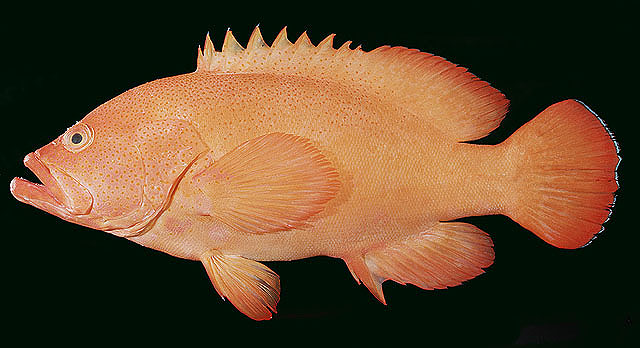
#> input picture Assignment 1 - Files and Images/randalls_fish/Cephalopholis aurantia_Ceaur_u3.jpg, 640 x 348 px, found by its file name; its folder holds only this picture in this run
$ jupyter execute 'Assignment 1 - Files and Images.ipynb'
#> lines starting #> are read from the running program, lines starting #| are printed output that depends on the picture
# Assignment 1 - Files and Images
Goals:
1. Learn how to list, load and iterate over files and directories in any filesystem
2. Understand how images are represented in python and perform basic image manipulations

[cell 1]
# load required libraries
import cv2
import os
import numpy as np
import matplotlib.pyplot as plt

This exercise is meant to help you play around with images and files, if you haven't started already. If this is feeling too basic, you can just skip ahead to the next part.

We'll use the OpenCV library here (`cv2`), but there're other popular image processing libraries out there (e.g., PILLOW or skimage).

Other libraries we'll be using are `os` to interact with files in our computer and `matplotlib` for visualization.

[cell 2]
# We want to list all of the files in a directory, so we use the function os.listdir() to get a list of all the files in the directory.
image_dir = './randalls_fish'
files = os.listdir(image_dir)
print(files)
# We can see that this list includes both images and .csv files. We only want to work with the images, so we need to filter out the .csv files.
image_files = [f for f in files if f.endswith('.jpg')] # this syntax is called a list comprehension, it's a way to filter a list on the fly
print(image_files)
print(len(files),len(image_files))

[cell 3]
# Now that we have a list of image files, we can load them using OpenCV. We'll load the first image in the list to start.
img = cv2.imread(image_files[0]) # load the image file
#> img is the input picture: shape (348, 640, 3); mean B, G, R 44.9, 71.5, 97.4
print(img.shape) # print the image dimensions
#| (348, 640, 3)

[cell 4]
# What happens when you run the code chuck above?
# Two things, first, OpenCV did not find the image file so it displayed a warning message and returned None. Second, our code crashed because a None object does not have a shape attribute.
# To understand the first issue, we need to know that the code will look for the file in the current working directory, which is generally the directory where the script is located.
# In our case, the image files are in a subdirectory called randalls_fish, so OpenCV did not find the file.
# To solve this we need to provide the full path to the image file. We can do this by joining the directory name with the file name using the function os.path.join().

img = cv2.imread(os.path.join(image_dir, image_files[0])) # load the image file
print(img.shape) # print the image dimensions (height, width, color channels)
#| (348, 640, 3)

#  Side note: Windows file system uses backslashes to separate directories, which are tricky with python, while linux and macOS use forward slashes.
# To make the code work on all systems, we use os.path.join() to join the directory and file names

Your turn:
Use list comprehension to generate a list of full paths to the image files, fill the code in the chunk below.

[cell 5]
###
image_files = [] # your code here

[cell 6]
# We can see our image is a 3D array, with the first two dimensions representing the height and width of the image, and the third dimension representing the color channels - Red Green and Blue (RGB).
print(img[:,:,0])
#> (printed output is left out)
# each color channel is a 2D array, representing the intensity of that color at each pixel in the image.
print('Array shape is', img[:,:,0].shape)
#| Array shape is (348, 640)

[cell 7]
# if we want to see the image, we can use the matplotlib library
# let's take a look at the image we loaded
plt.imshow(img)

[cell 8]
# this fish looks odd, if you look at the image in your file browser you'll see this grouper is actually red
# this is because OpenCV reads images in BGR format, while most other image viewers use RGB format
# we can convert the image to RGB format using the cv2.cvtColor() function OR we just change the channel order ourselves
img_rgb = img[:,:,::-1] # reverse the channel order
plt.imshow(img_rgb)
# Another way using the cv2.cvtColor() function:
# img_rgb = cv2.cvtColor(img, cv2.COLOR_BGR2RGB)
# plt.imshow(img_rgb)

Now let's try some basic image manipulations (which we call image transformations) using OpenCV, we'll encounter these down the line, particularly in the Augmentations lecture.

[cell 9]
# Resizing, this is a common operation done before feeding images to a Deep Learning model
resized_img = cv2.resize(img_rgb, (224, 224)) # resize the image to 256x256 pixels
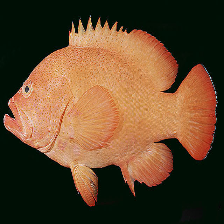
#> resized_img: shape (224, 224, 3); mean R, G, B 97.3, 71.4, 44.8
plt.imshow(resized_img)
print(resized_img.shape)
#| (224, 224, 3)
# The image is now 224x224 pixels, but the image looks odd since we didn't preserve the aspect ratio.

[cell 10]
# Cropping
cropped_img = img_rgb[16:240, 16:240,:] # crop the image to 224x224 pixels
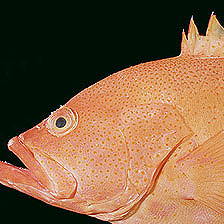
#> cropped_img: shape (224, 224, 3); mean R, G, B 129.3, 96.4, 66.6
plt.imshow(cropped_img)
print(cropped_img.shape)
#| (224, 224, 3)

[cell 11]
# Rotating
rotated_img = cv2.rotate(img_rgb, cv2.ROTATE_90_CLOCKWISE) # rotate the image 90 degrees clockwise
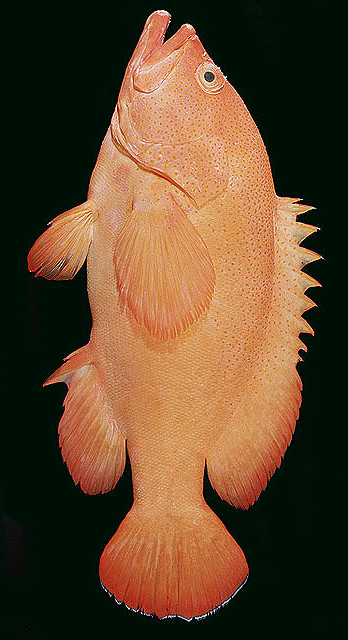
#> rotated_img: shape (640, 348, 3); mean R, G, B 97.4, 71.5, 44.9
plt.imshow(rotated_img)

[cell 12]
# Rotating vs. flipping
fig = plt.figure(figsize=(15, 5))

plt.subplot(1, 3, 1)
plt.imshow(img_rgb)
plt.title('Original Image')
plt.subplot(1, 3, 2)
rotated_img = cv2.rotate(img_rgb, cv2.ROTATE_180)
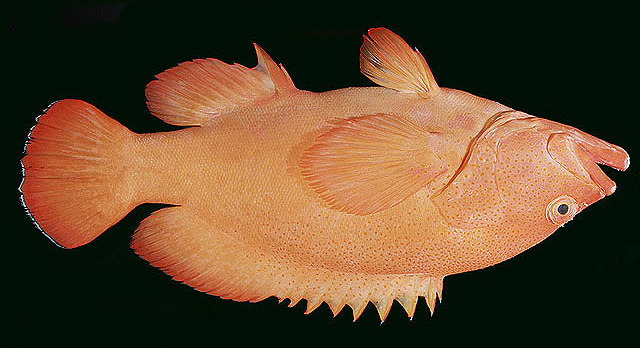
#> rotated_img: shape (348, 640, 3); mean R, G, B 97.4, 71.5, 44.9
plt.imshow(rotated_img)
plt.title('Rotated Image')
plt.subplot(1, 3, 3)
flipped_img = cv2.flip(img_rgb, 1) # flip the image horizontally
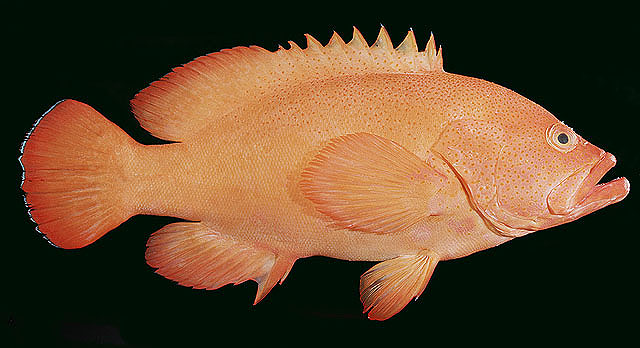
#> flipped_img: shape (348, 640, 3); mean R, G, B 97.4, 71.5, 44.9
plt.imshow(flipped_img)
plt.title('Flipped Image')
# get rid of the numbered axes:
for i in range(3):
    fig.axes[i].axis('off')

$ run again, on Assignment 1 - Files and Images/randalls_fish/Oxycheilinus bimaculatus_Oxbim_u7.jpg
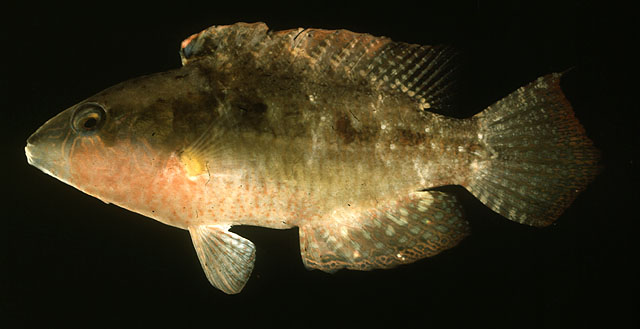
#> input picture Assignment 1 - Files and Images/randalls_fish/Oxycheilinus bimaculatus_Oxbim_u7.jpg, 640 x 329 px, found by its file name
#> img is the input picture: shape (329, 640, 3); mean B, G, R 28.1, 50.2, 57.7
#| (329, 640, 3)
#| (329, 640, 3)
#> (printed output is left out)
#| Array shape is (329, 640)
#| (224, 224, 3)
#> `cropped_img = img_rgb[16:240, 16:240,:]`:
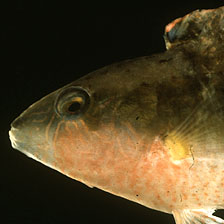
#> cropped_img: shape (224, 224, 3); mean R, G, B 81.5, 66.5, 37.8
#| (224, 224, 3)
#> `flipped_img = cv2.flip(img_rgb, 1)`:
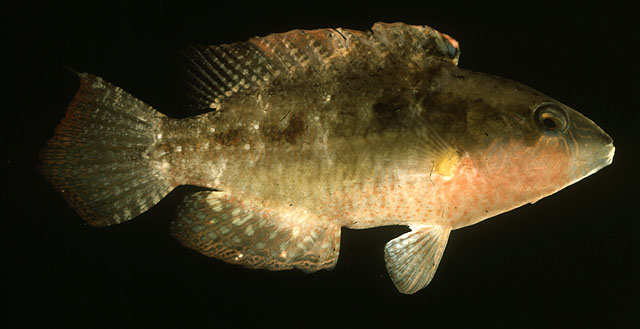
#> flipped_img: shape (329, 640, 3); mean R, G, B 57.7, 50.2, 28.1

$ run again, on Assignment 1 - Files and Images/randalls_fish/Oxycheilinus digramma_Oxdig_u4.jpg
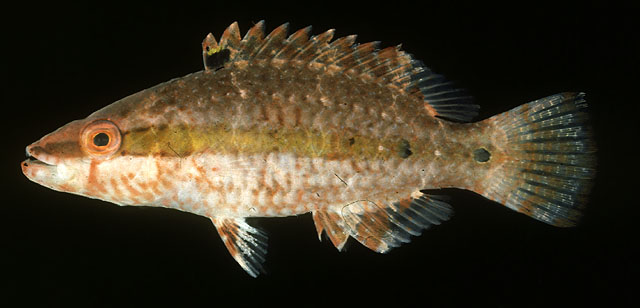
#> input picture Assignment 1 - Files and Images/randalls_fish/Oxycheilinus digramma_Oxdig_u4.jpg, 640 x 308 px, found by its file name
#> img is the input picture: shape (308, 640, 3); mean B, G, R 33.6, 50.2, 58.4
#| (308, 640, 3)
#| (308, 640, 3)
#> (printed output is left out)
#| Array shape is (308, 640)
#| (224, 224, 3)
#> `cropped_img = img_rgb[16:240, 16:240,:]`:
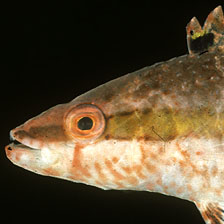
#> cropped_img: shape (224, 224, 3); mean R, G, B 89, 73.9, 50.2
#| (224, 224, 3)
#> `flipped_img = cv2.flip(img_rgb, 1)`:
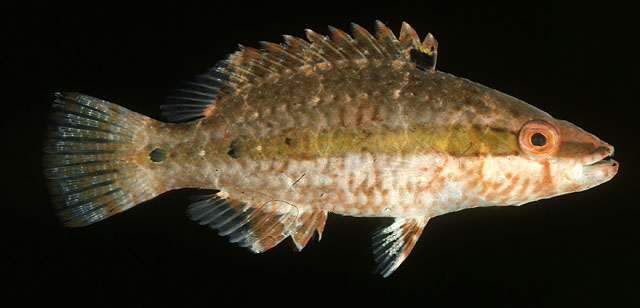
#> flipped_img: shape (308, 640, 3); mean R, G, B 58.4, 50.2, 33.6

$ run again, on Assignment 1 - Files and Images/randalls_fish/female_Genicanthus watanabei_Gewat_f1.jpg
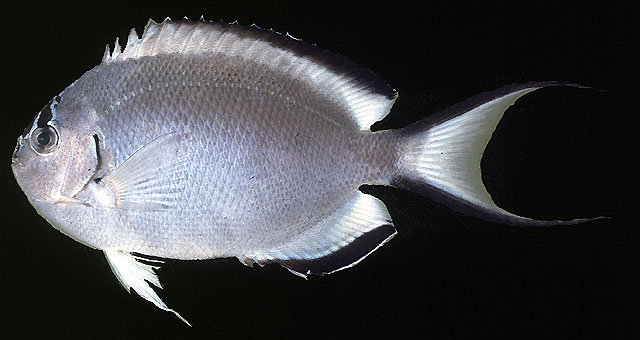
#> input picture Assignment 1 - Files and Images/randalls_fish/female_Genicanthus watanabei_Gewat_f1.jpg, 640 x 340 px, found by its file name
#> img is the input picture: shape (340, 640, 3); mean B, G, R 68, 65.3, 64.1
#| (340, 640, 3)
#| (340, 640, 3)
#> (printed output is left out)
#| Array shape is (340, 640)
#| (224, 224, 3)
#> `cropped_img = img_rgb[16:240, 16:240,:]`:
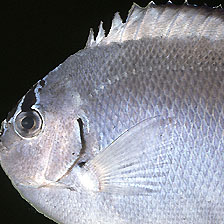
#> cropped_img: shape (224, 224, 3); mean R, G, B 133.1, 134.7, 143.7
#| (224, 224, 3)
#> `flipped_img = cv2.flip(img_rgb, 1)`:
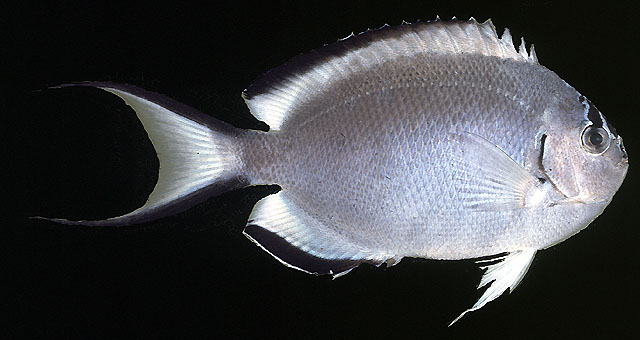
#> flipped_img: shape (340, 640, 3); mean R, G, B 64.1, 65.3, 68
